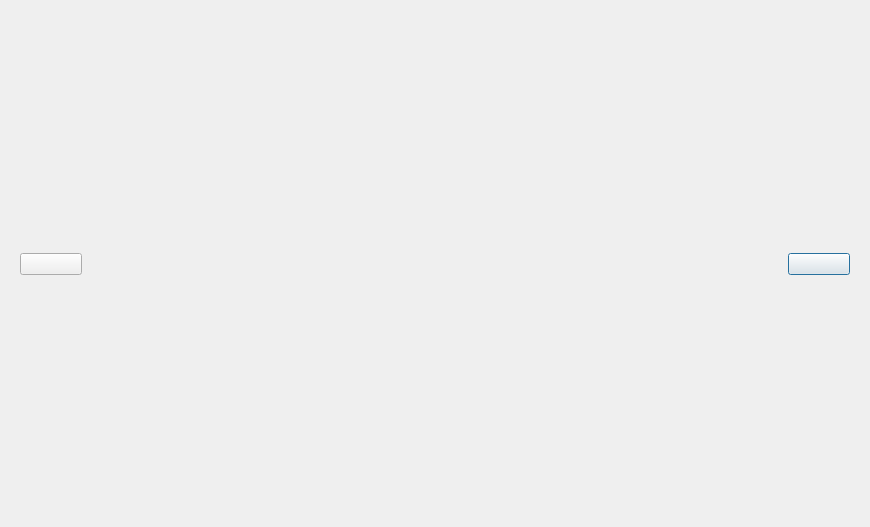
<?xml version="1.0" encoding="UTF-8"?>
<ui version="4.0">
 <class>PictureShow</class>
 <widget class="QDialog" name="PictureShow">
  <property name="geometry">
   <rect>
    <x>0</x>
    <y>0</y>
    <width>870</width>
    <height>527</height>
   </rect>
  </property>
  <property name="windowTitle">
   <string>Dialog</string>
  </property>
  <layout class="QHBoxLayout" name="horizontalLayout">
   <item>
    <layout class="QGridLayout" name="gridLayout">
     <property name="leftMargin">
      <number>0</number>
     </property>
     <property name="topMargin">
      <number>0</number>
     </property>
     <property name="rightMargin">
      <number>0</number>
     </property>
     <property name="bottomMargin">
      <number>0</number>
     </property>
     <item row="1" column="2">
      <widget class="QLabel" name="labPicture">
       <property name="text">
        <string/>
       </property>
      </widget>
     </item>
     <item row="1" column="3">
      <spacer name="horizontalSpacer_2">
       <property name="orientation">
        <enum>Qt::Orientation::Horizontal</enum>
       </property>
       <property name="sizeHint" stdset="0">
        <size>
         <width>40</width>
         <height>20</height>
        </size>
       </property>
      </spacer>
     </item>
     <item row="1" column="4">
      <widget class="QWidget" name="widget_2" native="true">
       <property name="minimumSize">
        <size>
         <width>80</width>
         <height>0</height>
        </size>
       </property>
       <property name="maximumSize">
        <size>
         <width>80</width>
         <height>16777215</height>
        </size>
       </property>
       <layout class="QVBoxLayout" name="verticalLayout_2">
        <item>
         <widget class="PictureButton" name="btnNext">
          <property name="text">
           <string/>
          </property>
         </widget>
        </item>
       </layout>
      </widget>
     </item>
     <item row="0" column="2">
      <spacer name="verticalSpacer">
       <property name="orientation">
        <enum>Qt::Orientation::Vertical</enum>
       </property>
       <property name="sizeHint" stdset="0">
        <size>
         <width>20</width>
         <height>40</height>
        </size>
       </property>
      </spacer>
     </item>
     <item row="1" column="0">
      <widget class="QWidget" name="widget" native="true">
       <property name="minimumSize">
        <size>
         <width>80</width>
         <height>0</height>
        </size>
       </property>
       <property name="maximumSize">
        <size>
         <width>80</width>
         <height>16777215</height>
        </size>
       </property>
       <layout class="QVBoxLayout" name="verticalLayout">
        <item>
         <widget class="PictureButton" name="btnPrevious">
          <property name="text">
           <string/>
          </property>
         </widget>
        </item>
       </layout>
      </widget>
     </item>
     <item row="1" column="1">
      <spacer name="horizontalSpacer">
       <property name="orientation">
        <enum>Qt::Orientation::Horizontal</enum>
       </property>
       <property name="sizeHint" stdset="0">
        <size>
         <width>40</width>
         <height>20</height>
        </size>
       </property>
      </spacer>
     </item>
     <item row="2" column="2">
      <spacer name="verticalSpacer_2">
       <property name="orientation">
        <enum>Qt::Orientation::Vertical</enum>
       </property>
       <property name="sizeHint" stdset="0">
        <size>
         <width>20</width>
         <height>40</height>
        </size>
       </property>
      </spacer>
     </item>
    </layout>
   </item>
  </layout>
 </widget>
 <customwidgets>
  <customwidget>
   <class>PictureButton</class>
   <extends>QPushButton</extends>
   <header>picturebutton.h</header>
  </customwidget>
 </customwidgets>
 <resources/>
 <connections/>
</ui>
